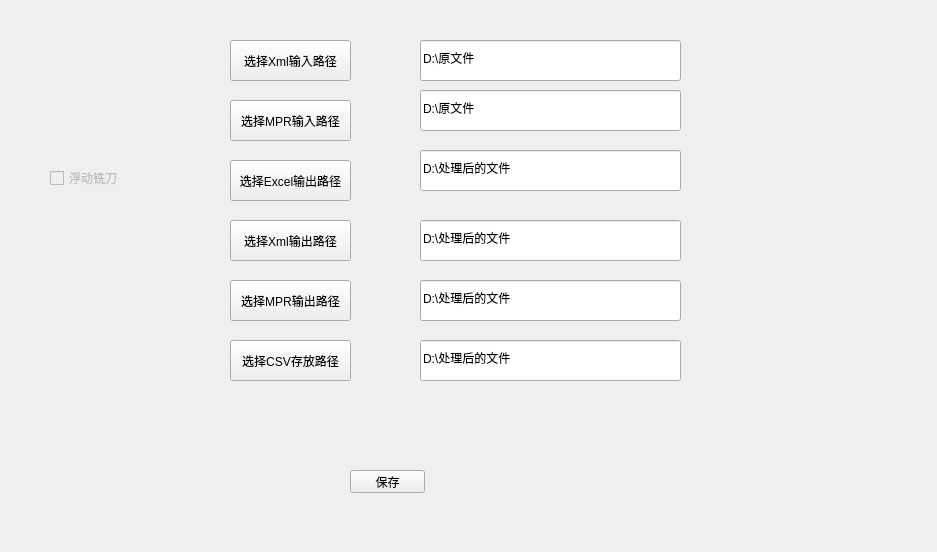
<?xml version="1.0" encoding="UTF-8"?>
<ui version="4.0">
 <class>Form</class>
 <widget class="QWidget" name="Form">
  <property name="geometry">
   <rect>
    <x>0</x>
    <y>0</y>
    <width>937</width>
    <height>552</height>
   </rect>
  </property>
  <property name="windowTitle">
   <string>路径设置</string>
  </property>
  <property name="windowIcon">
   <iconset>
    <normaloff>images/loadtest.png</normaloff>images/loadtest.png</iconset>
  </property>
  <widget class="QPushButton" name="save">
   <property name="geometry">
    <rect>
     <x>350</x>
     <y>470</y>
     <width>75</width>
     <height>23</height>
    </rect>
   </property>
   <property name="text">
    <string>保存</string>
   </property>
  </widget>
  <widget class="QPushButton" name="ButtonOut">
   <property name="geometry">
    <rect>
     <x>230</x>
     <y>160</y>
     <width>121</width>
     <height>41</height>
    </rect>
   </property>
   <property name="text">
    <string>选择Excel输出路径</string>
   </property>
  </widget>
  <widget class="QLineEdit" name="lineEditOut">
   <property name="geometry">
    <rect>
     <x>420</x>
     <y>150</y>
     <width>261</width>
     <height>41</height>
    </rect>
   </property>
   <property name="text">
    <string>D:\处理后的文件</string>
   </property>
   <property name="placeholderText">
    <string>输出Excel路径</string>
   </property>
  </widget>
  <widget class="QLineEdit" name="lineEditInput">
   <property name="geometry">
    <rect>
     <x>420</x>
     <y>40</y>
     <width>261</width>
     <height>41</height>
    </rect>
   </property>
   <property name="text">
    <string>D:\原文件</string>
   </property>
   <property name="placeholderText">
    <string>输入Xml路径</string>
   </property>
  </widget>
  <widget class="QPushButton" name="ButtonInput">
   <property name="geometry">
    <rect>
     <x>230</x>
     <y>40</y>
     <width>121</width>
     <height>41</height>
    </rect>
   </property>
   <property name="text">
    <string>选择Xml输入路径</string>
   </property>
  </widget>
  <widget class="QPushButton" name="ButtonOut_2">
   <property name="geometry">
    <rect>
     <x>230</x>
     <y>220</y>
     <width>121</width>
     <height>41</height>
    </rect>
   </property>
   <property name="text">
    <string>选择Xml输出路径</string>
   </property>
  </widget>
  <widget class="QLineEdit" name="lineEditOut_2">
   <property name="geometry">
    <rect>
     <x>420</x>
     <y>220</y>
     <width>261</width>
     <height>41</height>
    </rect>
   </property>
   <property name="text">
    <string>D:\处理后的文件</string>
   </property>
   <property name="placeholderText">
    <string>输出Xml路径</string>
   </property>
  </widget>
  <widget class="QPushButton" name="ButtonOut_3">
   <property name="geometry">
    <rect>
     <x>230</x>
     <y>280</y>
     <width>121</width>
     <height>41</height>
    </rect>
   </property>
   <property name="text">
    <string>选择MPR输出路径</string>
   </property>
  </widget>
  <widget class="QLineEdit" name="lineEditOut_3">
   <property name="geometry">
    <rect>
     <x>420</x>
     <y>280</y>
     <width>261</width>
     <height>41</height>
    </rect>
   </property>
   <property name="text">
    <string>D:\处理后的文件</string>
   </property>
   <property name="placeholderText">
    <string>输出MPR路径</string>
   </property>
  </widget>
  <widget class="QPushButton" name="ButtonInput_2">
   <property name="geometry">
    <rect>
     <x>230</x>
     <y>100</y>
     <width>121</width>
     <height>41</height>
    </rect>
   </property>
   <property name="text">
    <string>选择MPR输入路径</string>
   </property>
  </widget>
  <widget class="QLineEdit" name="lineEditInput_2">
   <property name="geometry">
    <rect>
     <x>420</x>
     <y>90</y>
     <width>261</width>
     <height>41</height>
    </rect>
   </property>
   <property name="text">
    <string>D:\原文件</string>
   </property>
   <property name="placeholderText">
    <string>输入MPR路径</string>
   </property>
  </widget>
  <widget class="QPushButton" name="ButtonOut_4">
   <property name="geometry">
    <rect>
     <x>230</x>
     <y>340</y>
     <width>121</width>
     <height>41</height>
    </rect>
   </property>
   <property name="text">
    <string>选择CSV存放路径</string>
   </property>
  </widget>
  <widget class="QLineEdit" name="lineEditOut_4">
   <property name="geometry">
    <rect>
     <x>420</x>
     <y>340</y>
     <width>261</width>
     <height>41</height>
    </rect>
   </property>
   <property name="text">
    <string>D:\处理后的文件</string>
   </property>
   <property name="placeholderText">
    <string>选择csv存放路径</string>
   </property>
  </widget>
  <widget class="QCheckBox" name="checkBox">
   <property name="enabled">
    <bool>false</bool>
   </property>
   <property name="geometry">
    <rect>
     <x>50</x>
     <y>170</y>
     <width>71</width>
     <height>16</height>
    </rect>
   </property>
   <property name="text">
    <string>浮动铣刀</string>
   </property>
  </widget>
 </widget>
 <resources/>
 <connections/>
</ui>
